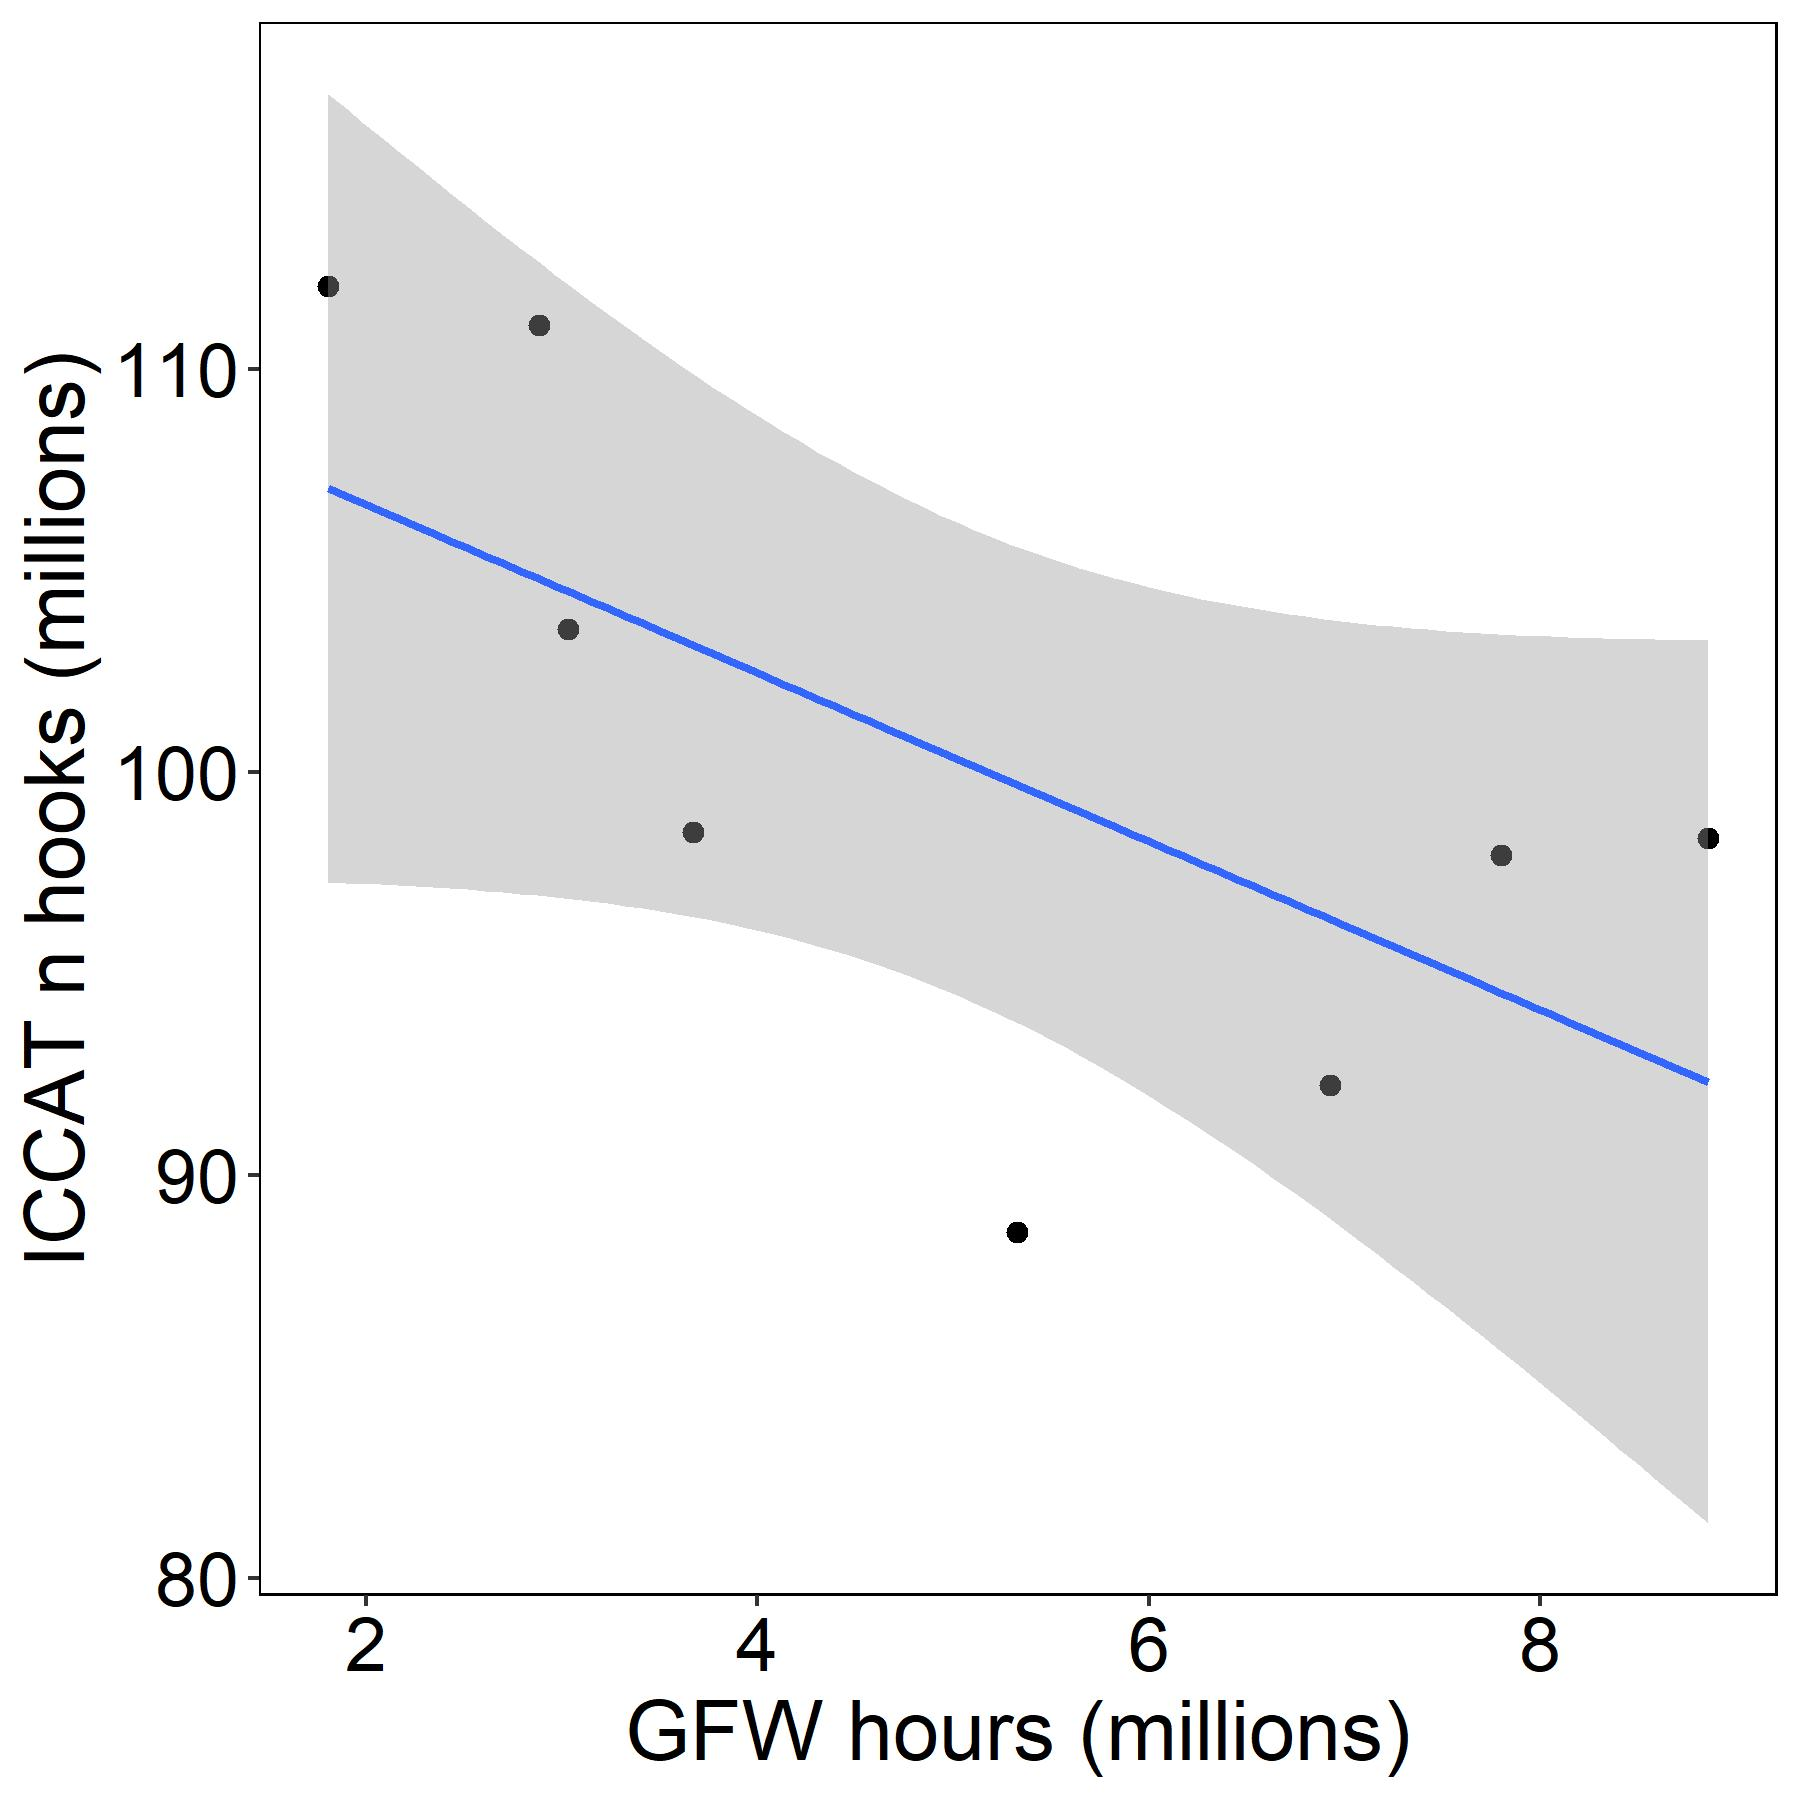

Write R code to recreate this figure.
############################################################################
######## FISHING EFFORT DATA PREPARATION FOR INTEGRATED POPULATION MODEL ###
############################################################################

### written by Steffen Oppel in November 2021
### [email redacted]
library(tidyverse)
library(lubridate)
library(dplyr)
library(rgdal)
library(maptools)
library(raster)
library(sf)
library(data.table)
filter<-dplyr::filter
select<-dplyr::select

# #########################################################################
# # LOAD FISHERY DATA FROM ICCAT (n hooks 2000 - 2017)
# #########################################################################
# ## this CSV file is based on a query that uses
#  QuadID==2 for SE Atlantic
#  QuadID==3 for SW Atlantic!
# ## see https://www.iccat.int/Data/t2ce-ENG.pdf
#### MODIFY nhooks to match coordinates and time periods
try(setwd("C:\\STEFFEN\\RSPB\\UKOT\\Gough\\ANALYSIS\\PopulationModel\\AYNA_IPM\\BycatchData"), silent=T)
fish <- read.csv("ICCAT_longline_effort_data2021.csv")
head(fish)
unique(fish$TimePeriodID) ### 1-12 signify months, 13-16 quarters, 17 is for whole year
unique(fish$QuadID)
unique(fish$Year)

## subset 2011-2019 data
fish <- subset(fish, Year > 2011)

#### SUMMARISE LONGLINE EFFORT BY GRID CELL AND YEAR QUARTER

LL_effort<- fish %>% 
  mutate(Lat=Lat*(-1), Lon=ifelse(QuadID==2,Lon,Lon*(-1))) %>% ## modify lats and longs for west and south
  mutate(quarter=if_else(TimePeriodID %in% c(1, 2, 3),"Q1",ifelse(
    TimePeriodID %in% c(4, 5, 6),"Q2",ifelse(TimePeriodID %in% c(7, 8, 9),"Q3",ifelse(TimePeriodID %in% c(10, 11, 12),"Q4","ALL"))))) %>%
  filter(Eff1Type=="NO.HOOKS") %>%
  group_by(Year, quarter,Lat,Lon) %>%
  summarise(TotEff=sum(Effort))

dim(LL_effort)

## split the annual data into quarterly data
LLeff_replace<-LL_effort %>% filter(quarter=="ALL") %>%
  mutate(quarter="Q1", TotEff=TotEff/4) %>%
  bind_rows(LL_effort %>% filter(quarter=="ALL") %>%  mutate(quarter="Q2", TotEff=TotEff/4)) %>%
  bind_rows(LL_effort %>% filter(quarter=="ALL") %>%  mutate(quarter="Q3", TotEff=TotEff/4)) %>%  
  bind_rows(LL_effort %>% filter(quarter=="ALL") %>%  mutate(quarter="Q4", TotEff=TotEff/4))

## combine the two
ICCAT<- LL_effort %>% filter(quarter!="ALL") %>% bind_rows(LLeff_replace)
dim(LL_effort)

## summary for comparison with other datasets
nhooksSummaryICCAT<-ICCAT %>%
  #filter(Year>1999 & Year<2018) %>%
  group_by(Year) %>%
  summarise(N=sum(TotEff)) %>%
  mutate(Data="ICCAT")


#### READ IN AYNA DISTRIBUTION
AYNAQ1<-raster("Atlantic Yellow-nosed Albatross_Gough_Q1.tif")
AYNAQ2<-raster("Atlantic Yellow-nosed Albatross_Gough_Q2.tif")
AYNAQ3<-raster("Atlantic Yellow-nosed Albatross_Gough_Q3.tif")
AYNAQ4<-raster("Atlantic Yellow-nosed Albatross_Gough_Q4.tif")


#### NEED TO SPATIALLY EXTRACT FISH EFFORT DATA FROM THESE RASTERS

sfICCAT<-st_as_sf(ICCAT, coords = c('Lon', 'Lat'), crs = 4326)
spICCAT<-as(sfICCAT,'Spatial')
ICCAT$AYNA1<-raster::extract(AYNAQ1,spICCAT)
ICCAT$AYNA2<-raster::extract(AYNAQ2,spICCAT)
ICCAT$AYNA3<-raster::extract(AYNAQ3,spICCAT)
ICCAT$AYNA4<-raster::extract(AYNAQ4,spICCAT)


### EXTRACT EFFORT AND DISTRIBUTION DATA AND CALCULATE FISHING OVERLAP INDEX ####
longline<-ICCAT %>% mutate(Eff=ifelse(quarter=="Q1",ifelse(is.na(AYNA1),0,TotEff),
                                      ifelse(quarter=="Q2",ifelse(is.na(AYNA2),0,TotEff),
                                             ifelse(quarter=="Q3",ifelse(is.na(AYNA3),0,TotEff),ifelse(is.na(AYNA4),0,TotEff))))) %>%
  group_by(Year) %>%
  summarise(n_hooks=sum(Eff, na.rm=T))




# #########################################################################
# # LOAD FISHING EFFORT DATA FROM GLOBAL FISHING WATCH
# #########################################################################
try(setwd("C:\\STEFFEN\\RSPB\\Marine\\Bycatch\\GFW"), silent=T)
GFWzips<-list.files(pattern="zip")

#for (fp in 1:length(GFWzips)){
#  unzip(GFWzips[fp])
#}

### LOOP THROUGH EACH DIRECTORY AFTER REMOVING ALL THE ZIP FILES
try(setwd("C:\\STEFFEN\\RSPB\\Marine\\Bycatch\\GFW"), silent=T)
out<-data.frame()
GFWdirs<-list.files()

for (fd in 1:length(GFWdirs)){
  setwd(sprintf("C:\\STEFFEN\\RSPB\\Marine\\Bycatch\\GFW\\%s",GFWdirs[fd]))

  #### read and combine data for a single year

  GFWcsvs<-list.files(pattern = "\\.csv$", full.names = TRUE)
  GFWcsvs<-GFWcsvs[1:365]
  
  for (f in 1:length(GFWcsvs)){
    x<-fread(GFWcsvs[f]) %>% filter(geartype %in% c("drifting_longlines","set_longlines")) %>%
      mutate(quarter=if_else(month(date) %in% c(1, 2, 3),"Q1",ifelse(
        month(date) %in% c(4, 5, 6),"Q2",ifelse(month(date) %in% c(7, 8, 9),"Q3","Q4"))))
    sfx<-st_as_sf(x, coords = c('cell_ll_lon', 'cell_ll_lat'), crs = 4326)
    if(unique(x$quarter)=="Q1"){x$AYNA<-raster::extract(AYNAQ1,sfx)}
    if(unique(x$quarter)=="Q2"){x$AYNA<-raster::extract(AYNAQ2,sfx)}
    if(unique(x$quarter)=="Q3"){x$AYNA<-raster::extract(AYNAQ3,sfx)}
    if(unique(x$quarter)=="Q4"){x$AYNA<-raster::extract(AYNAQ4,sfx)}
    xout<-x %>% filter(!is.na(AYNA)) %>% mutate(year=year(date)) %>%
	group_by(date,flag,geartype) %>%
	summarise(effort=sum(hours))
    out<-rbind(out,as.data.frame(xout))   ### extract only fishing effort overlapping with 
    rm(x,xout)
  }
  fwrite(out,"C:\\STEFFEN\\RSPB\\UKOT\\Gough\\ANALYSIS\\PopulationModel\\AYNA_IPM\\BycatchData\\AYNA_GFW_effort.csv")
}




#########################################################################
### PLOT THE DATASETS TOGETHER ON ONE GRAPH
#########################################################################


### SUMMARISE DATA FOR YEARS ###
out %>% 
	mutate(Year=year(date)) %>%
	group_by(Year) %>%
	summarise(effort=sum(effort)) %>%
	left_join(longline, by="Year") %>%
	gather(key="Dataset",value="N",-Year) %>%

ggplot(aes(x=Year,y=N,colour=Dataset)) + geom_point(size=2) + geom_smooth()




out %>% mutate(Year=year(date)) %>%
	group_by(Year) %>%
	#filter(Year>2015) %>%
	summarise(effort=sum(effort)) %>%
	left_join(longline, by="Year") %>%

ggplot(aes(x=effort/1000000,y=n_hooks/1000000)) + geom_point(size=2) + geom_smooth(method='lm') +
	labs(x="GFW hours (millions)", y="ICCAT n hooks (millions)") +
  theme(panel.background=element_rect(fill="white", colour="black"),
        axis.text=element_text(size=18, color="black"),
        axis.title=element_text(size=20),
        strip.text.x=element_text(size=18, color="black"),
        strip.background=element_rect(fill="white", colour="black"),
        panel.grid.major = element_blank(),
        panel.grid.minor = element_blank(),
        panel.border = element_blank())

ggsave("C:\\STEFFEN\\RSPB\\UKOT\\Gough\\ANALYSIS\\PopulationModel\\AYNA_IPM\\BycatchData\\ICCAT_GFW_correlation.jpg",width=6, height=6)





#########################################################################
### PLOT THE THREE DATASETS TOGETHER ON ONE GRAPH
#########################################################################
plotdat<-bind_rows(nhooksSummaryNAM,nhooksSummaryJR,nhooksSummaryICCAT) %>%
  group_by(Data) %>%
  mutate(scaledEff=scale(N)) %>%
  filter(Year>start)

ggplot(plotdat) +
  geom_line(aes(x=Year, y=scaledEff, col=Data), size=2) +



